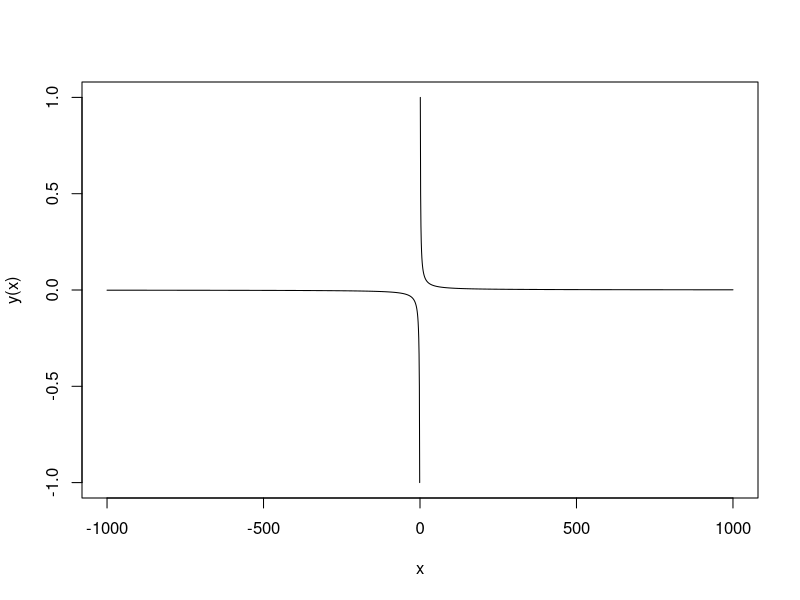
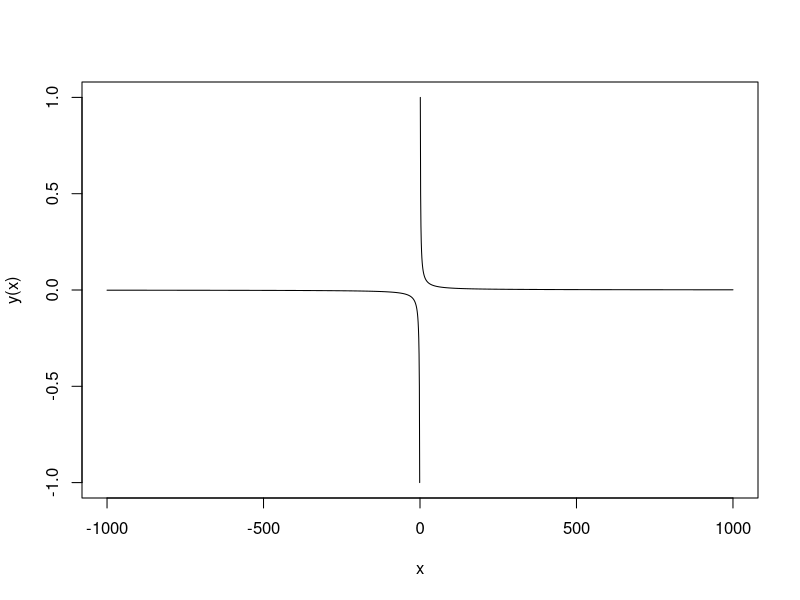
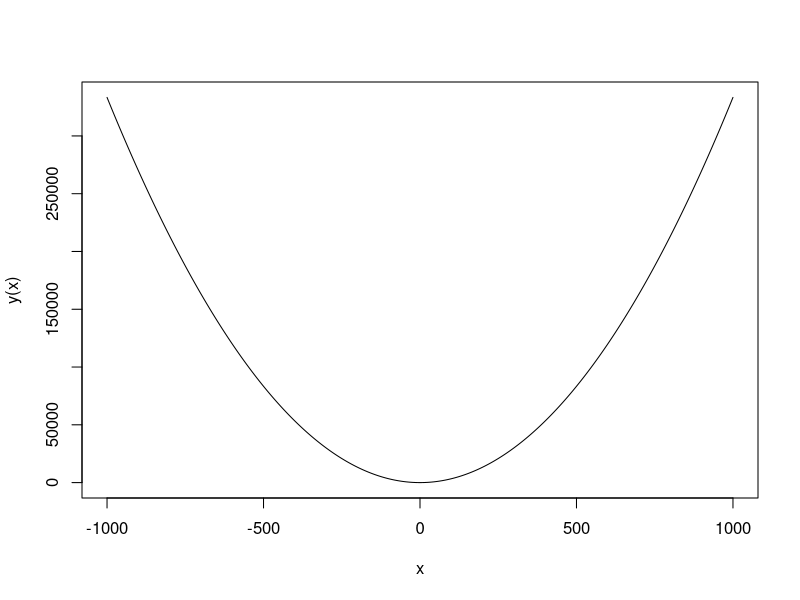
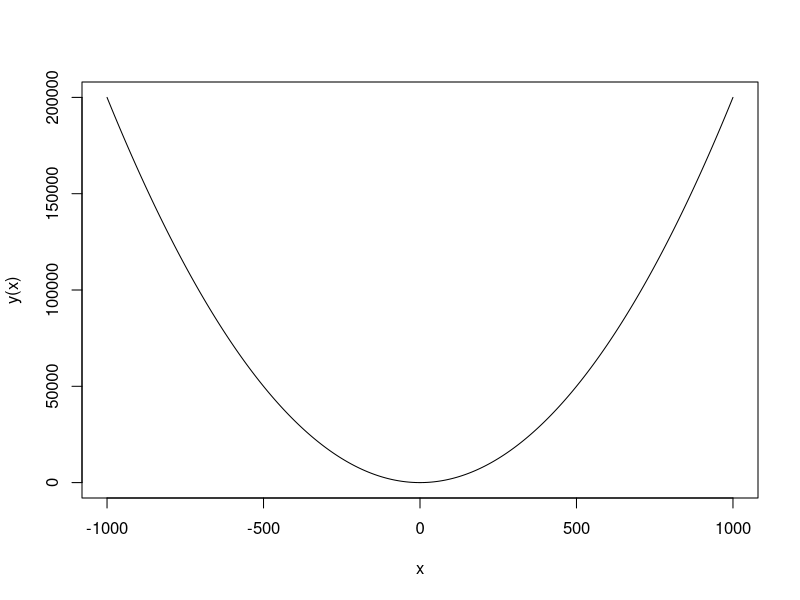
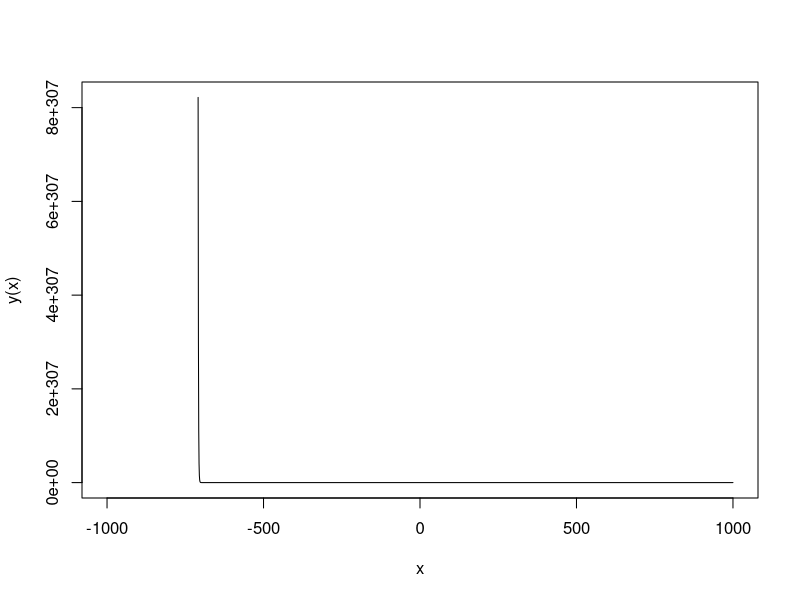
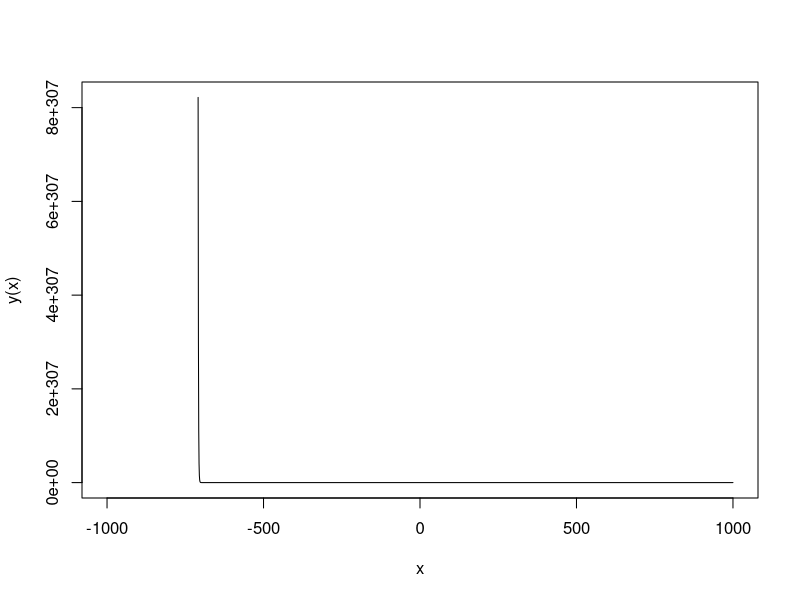
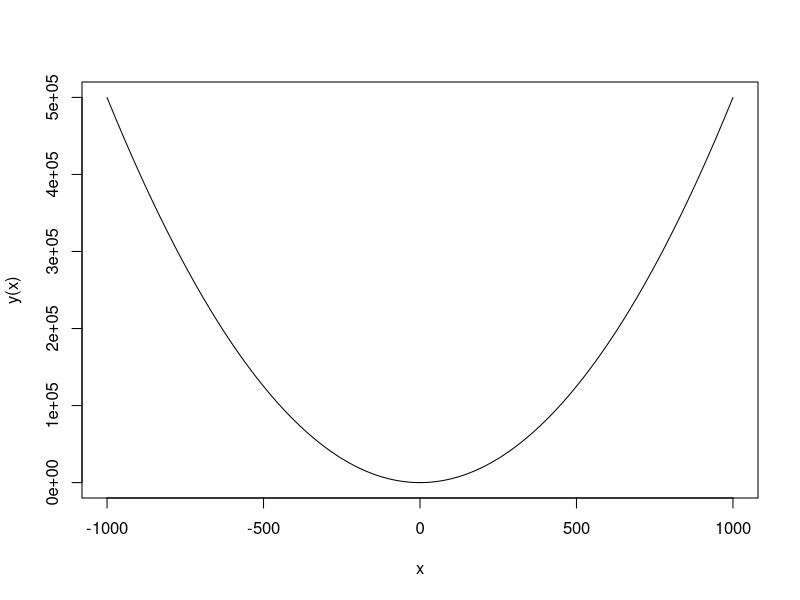
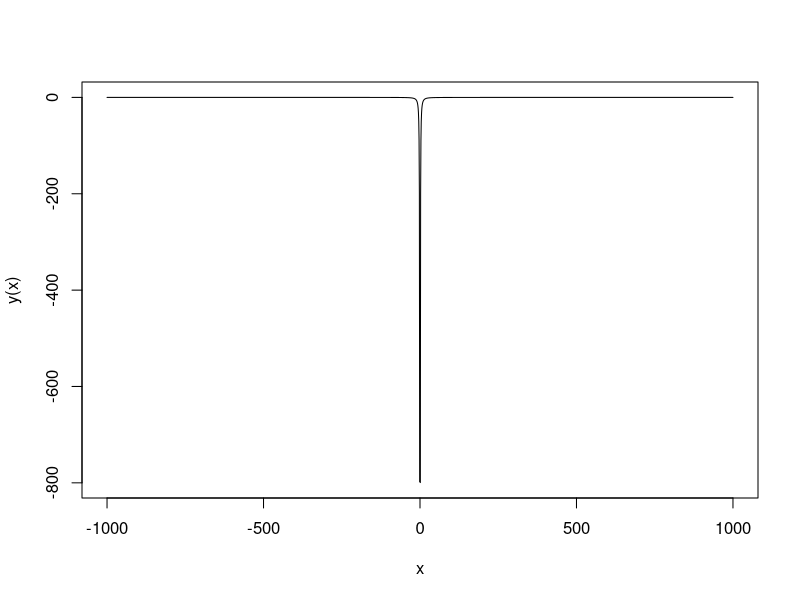

Generate these figures, in order, with R:
## ---- chunk 1
library(knitr)

## ---- chunk 2
library(psych)
library(xtable)
options(xtable.comment = FALSE)
x = -1000:1000
y = function(x) 1/x
plot(x,y(x), type='l')

## ---- chunk 3
x = 1000:-1000
y = function(x) 1/x
plot(x,y(x), type='l')
## ---- chunk 4
x = -1000:1000
y = function (x) (x^2 + 5)/3
plot(x, y(x), type='l')

## ---- chunk 5
x = 1000:-1000
y = function (x) (x^2 - 1)/5
plot(x, y(x), type='l')

## ---- chunk 6
x = -1000:1000
y = function (x) exp(-x)
plot(x, y(x), type='l')

## ---- chunk 7
x = 1000:-1000
y = function (x) exp(-x)
plot(x, y(x), type='l')

## ---- chunk 8
x = -1000:1000
y = function (x) x/2*x
plot(x, y(x), type='l')

## ---- chunk 9
x = -1000:1000
mu = 0
sigma = 1:2001
y = function (x) 1/(sigma*sqrt(2*pi)*(-(x - 0)^2)/(2*sigma^2))
plot(x, y(x), type='l')

## ---- chunk 10

A = matrix(c(3,-1,2,3), nrow=2)
A
B = matrix(c(3,4,10,1,3,4,-1,5,1), nrow=3)
B
C = matrix(c(1,7,4),nrow=1)
C
D = matrix(c(2,9,3), nrow=3)
D
E = matrix(c(4,7,6, 1,1,8, 3,8,7), nrow=3)
E
## ---- chunk 11
BE <- B + E
print(xtable(BE, digits=0, caption="$B + E$"))
## ---- chunk 12
E - B
## ---- chunk 13
# A%*%B non-conformable 
## ---- chunk 14
C %*% D
## ---- chunk 15
D %*% C
## ---- chunk 16
# D %*% E non-conformable
## ---- chunk 17
t(E)
## ---- chunk 18
det(A)
## ---- chunk 19
det(B)
## ---- chunk 20
solve(E)
## ---- chunk 21
tr(B)
## ---- chunk 22

.5 * .5 * .5
## ---- chunk 23
.7 * .7 * .7

# or 

.7^3
## ---- chunk 24
.5^3 + .5^3

## ---- chunk 25
choose(4,3)*(.5^3 * .5^1)
## ---- chunk 26

mu = 200*.5
sigma.x = sqrt(200*.5*(1 - .5))
z = (130 - mu)/ sigma.x
## ---- chunk 27
plot(seq(0, 10, by=.1), dnorm(seq(0, 10, by=.1), 5,2), type='l')
## ---- chunk 28
plot(seq(-6,10, by=.1), dnorm(seq(-6,10,by=.1), 2,5), type='l')
## ---- chunk 29

